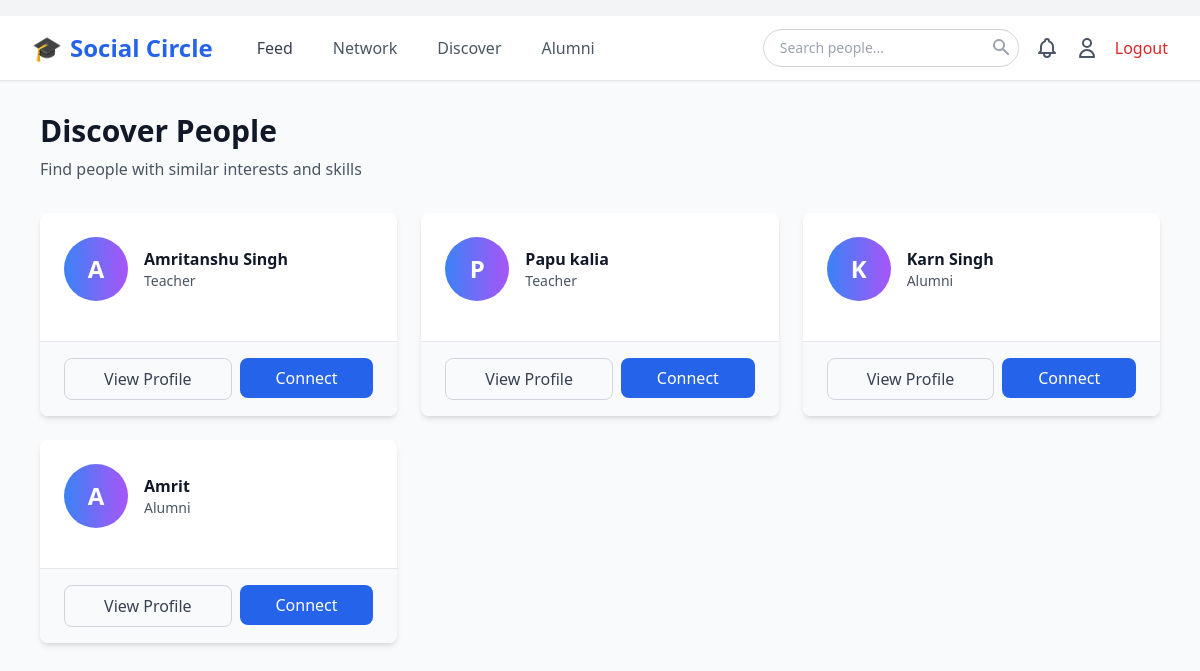
The app's page /social/discover (signed in) with its own data.
### app.py (models this page shows, shortened)
class UserProfile(db.Model):
    __tablename__ = 'user_profile'
    id = db.Column(db.Integer, primary_key=True)
    user_id = db.Column(db.String(20), unique=True, nullable=False)  # student_id, teacher_id, or alumni_id
    user_type = db.Column(db.String(20), nullable=False)  # 'student', 'teacher', 'alumni'
    bio = db.Column(db.Text)
    headline = db.Column(db.String(200))  # Professional headline
    profile_picture = db.Column(db.String(300))
    cover_photo = db.Column(db.String(300))
    location = db.Column(db.String(100))
    website = db.Column(db.String(200))
    linkedin_url = db.Column(db.String(200))
    github_url = db.Column(db.String(200))
    is_profile_public = db.Column(db.Boolean, default=True)
    show_email = db.Column(db.Boolean, default=False)
    show_phone = db.Column(db.Boolean, default=False)
    created_at = db.Column(db.DateTime, default=lambda: datetime.now(timezone.utc))
    updated_at = db.Column(db.DateTime, default=lambda: datetime.now(timezone.utc), onupdate=lambda: datetime.now(timezone.utc))
    achievements = db.relationship('Achievement', backref='profile', lazy=True, cascade='all, delete-orphan')
    skills = db.relationship('Skill', backref='profile', lazy=True, cascade='all, delete-orphan')
    experiences = db.relationship('Experience', backref='profile', lazy=True, cascade='all, delete-orphan')
    hobbies = db.relationship('Hobby', backref='profile', lazy=True, cascade='all, delete-orphan')

class Teacher(db.Model):
    __tablename__ = 'teacher'
    id = db.Column(db.Integer, primary_key=True)
    teacher_id = db.Column(db.String(20), unique=True)
    name = db.Column(db.String(100), nullable=False)
    email = db.Column(db.String(120), unique=True, nullable=False)
    password_hash = db.Column(db.String(128), nullable=False)
    status = db.Column(db.String(20), default="Active")
    phone = db.Column(db.String(15))
    classes_headed = db.relationship('Classes', backref='class_teacher', lazy=True)
    class_subjects = db.relationship('ClassSubject', backref='teacher', lazy=True)
    diaries = db.relationship('Diary', backref='teacher', lazy=True)
    attendances = db.relationship('Attendance', backref='teacher', lazy=True)
    assignments = db.relationship('Assignment', backref='teacher', lazy=True)
    marks = db.relationship('Marks', backref='teacher', lazy=True)
    notifications = db.relationship('Notification', backref='teacher', lazy=True)

class Alumni(db.Model):
    __tablename__ = 'alumni'
    id = db.Column(db.Integer, primary_key=True)
    alumni_id = db.Column(db.String(20), unique=True)
    name = db.Column(db.String(100), nullable=False)
    email = db.Column(db.String(120), unique=True, nullable=False)
    password_hash = db.Column(db.String(128), nullable=False)
    graduation_year = db.Column(db.Integer, nullable=False)
    degree = db.Column(db.String(100))
    major = db.Column(db.String(100))
    current_company = db.Column(db.String(200))
    current_position = db.Column(db.String(200))
    phone = db.Column(db.String(15))
    joined_at = db.Column(db.DateTime, default=lambda: datetime.now(timezone.utc))

### app.py (the view)
@app.route('/social/discover')
@social_login_required
def discover():
    current = get_current_user()
    profile = get_user_profile(current['id'], current['type'])
    my_skills = [s.name.lower() for s in profile.skills]
    suggestions = []
    all_profiles = UserProfile.query.filter(
        UserProfile.user_id != current['id']
    ).limit(50).all()
    for p in all_profiles:
        if are_connected(current['id'], p.user_id):
            continue
        conn = Connection.query.filter(
            ((Connection.requester_id == current['id']) & (Connection.receiver_id == p.user_id)) |
            ((Connection.requester_id == p.user_id) & (Connection.receiver_id == current['id']))
        ).first()
        if conn:
            continue
        their_skills = [s.name.lower() for s in p.skills]
        common_skills = set(my_skills) & set(their_skills)
        if len(common_skills) > 0 or len(suggestions) < 20:
            user_info = get_user_info(p.user_id, p.user_type)
            if user_info:
                suggestions.append({
                    'user': user_info,
                    'type': p.user_type,
                    'profile': p,
                    'common_skills': list(common_skills),
                    'match_score': len(common_skills)
                })
    suggestions.sort(key=lambda x: x['match_score'], reverse=True)
    return render_template('discover.html',
                         current_user=current,
                         suggestions=suggestions[:20])

### app.py (called while the page is built)
@app.context_processor
def inject_date():
    return dict(date=date, datetime=datetime)

def get_user_info(user_id, user_type):
    if user_type == 'student':
        user = Student.query.filter_by(student_id=user_id).first()
        return {'name': user.name, 'email': user.email, 'id': user.student_id} if user else None
    elif user_type == 'teacher':
        user = Teacher.query.filter_by(teacher_id=user_id).first()
        return {'name': user.name, 'email': user.email, 'id': user.teacher_id} if user else None
    elif user_type == 'alumni':
        user = Alumni.query.filter_by(alumni_id=user_id).first()
        return {'name': user.name, 'email': user.email, 'id': user.alumni_id} if user else None
    return None

def get_user_profile(user_id, user_type):
    profile = UserProfile.query.filter_by(user_id=user_id, user_type=user_type).first()
    if not profile:
        profile = UserProfile(user_id=user_id, user_type=user_type)
        db.session.add(profile)
        db.session.commit()
    return profile

def get_current_user():
    user_type = session.get('user_type')
    if user_type == 'student':
        user = Student.query.get(session.get('student_id'))
        return {'id': user.student_id, 'type': 'student', 'name': user.name, 'email': user.email} if user else None
    elif user_type == 'teacher':
        user = Teacher.query.filter_by(teacher_id=session.get('teacher_id')).first()
        return {'id': user.teacher_id, 'type': 'teacher', 'name': user.name, 'email': user.email} if user else None
    elif user_type == 'alumni':
        user = Alumni.query.filter_by(alumni_id=session.get('alumni_id')).first()
        return {'id': user.alumni_id, 'type': 'alumni', 'name': user.name, 'email': user.email} if user else None
    return None

def are_connected(user1_id, user2_id):
    connection = Connection.query.filter(
        ((Connection.requester_id == user1_id) & (Connection.receiver_id == user2_id)) |
        ((Connection.requester_id == user2_id) & (Connection.receiver_id == user1_id))
    ).first()
    return connection and connection.status == 'accepted'

def social_login_required(f):
    @wraps(f)
    def decorated_function(*args, **kwargs):
        if 'user_type' not in session:
            flash('Please login first', 'error')
            return redirect(url_for('home'))
        return f(*args, **kwargs)
    return decorated_function

### templates/discover.html (shortened to what this page needs)
{% extends "base_social.html" %}
{% block content %}
<div class="min-h-screen bg-gray-50">
    {% include 'social_nav.html' %}
    <div class="max-w-6xl mx-auto px-4 py-8">
        <div class="mb-8">
            <h1 class="font-bold text-3xl text-gray-900">Discover People</h1>
            <p class="text-gray-600 mt-2">Find people with similar interests and skills</p>
        </div>
        {% if suggestions %}
        <div class="grid grid-cols-1 md:grid-cols-2 lg:grid-cols-3 gap-6">
            {% for suggestion in suggestions %}
            <div class="bg-white rounded-lg shadow-md overflow-hidden hover:shadow-lg transition flex flex-col">
                <div class="p-6 flex-1">
                    <div class="flex items-center space-x-4 mb-4">
                        <div class="w-16 h-16 rounded-full bg-gradient-to-r from-blue-500 to-purple-500 flex items-center justify-center text-white text-2xl font-bold">
                            {{ suggestion.user.name[0] }}
                        </div>
                        <div>
                            <h3 class="font-bold text-gray-900">{{ suggestion.user.name }}</h3>
                            <p class="text-sm text-gray-600">{{ suggestion.type | title }}</p>
                        </div>
                    </div>
                </div>
                <div class="px-6 py-4 bg-gray-50 border-t flex space-x-2">
                    <a href="{{ url_for('view_profile', user_type=suggestion.type, user_id=suggestion.user.id) }}"
                       class="flex-1 text-center px-4 py-2 border border-gray-300 text-gray-700 rounded-lg hover:bg-white">
                        View Profile
                    </a>
                    <form method="POST" action="{{ url_for('send_connection_request', user_type=suggestion.type, user_id=suggestion.user.id) }}" style="display:inline; flex: 1;">
                        <button type="submit" class="w-full px-4 py-2 bg-blue-600 text-white rounded-lg hover:bg-blue-700">
                            Connect
                        </button>
                    </form>
                </div>
            </div>
            {% endfor %}
        </div>
        {% endif %}
    </div>
</div>
{% endblock %}

### records on screen
UserProfile: user "A", user.name "Amritanshu Singh", type "Teacher"
UserProfile: user "P", user.name "Papu kalia", type "Teacher"
UserProfile: user "K", user.name "Karn Singh", type "Alumni"
UserProfile: user "A", user.name "Amrit", type "Alumni"
